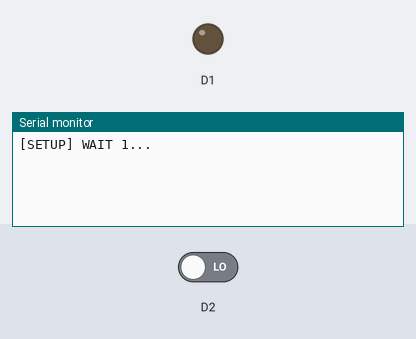
This sketch was run on a simulated ESP8266 (NodeMCU). Shown: output pins drawn as LEDs (lit = HIGH), the last lines printed to the serial monitor. Inputs (shaded band) come from the test bench; at power-on: D2 LOW. WiFi joins after 1.5 s; servers stay silent unless stated; uploads are accepted with an empty reply.

Above: at 2.2 s.
2.3 s: D2 driven HIGH
At 3.5 s:
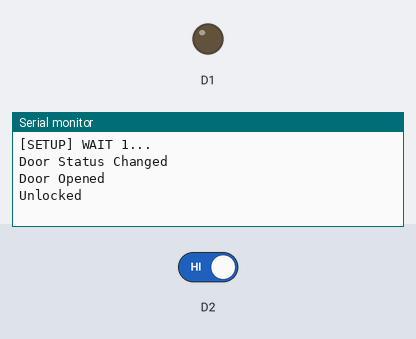
3.8 s: D2 driven LOW
At 4.9 s:
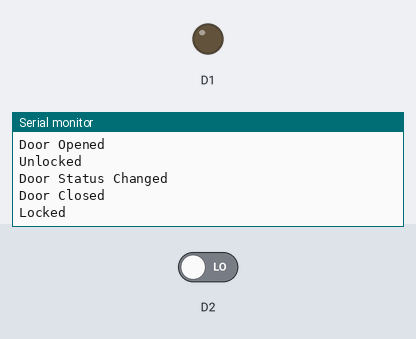

The sketch:

ESP_backend.ino
```cpp
#include <Arduino.h>

#include <ESP8266WiFi.h>
#include <ESP8266WiFiMulti.h>

#include <ESP8266HTTPClient.h>

#include <WiFiClientSecureBearSSL.h>


// To be fixed
const uint8_t fingerprint[20] = {0x5B,0x43,0x14,0x8B,0x45,0xF8,0xC7,0x4F,0xD6,0xCC,0x4A,0xC9,0xB4,0xFB,0x64,0x4B,0x8D,0x7C,0x1E,0x44};
ESP8266WiFiMulti WiFiMulti;
String status = String("Locked");


ICACHE_RAM_ATTR void DetectDoor()
{
  Serial.println("Door Status Changed");
  if(digitalRead(D2) == 1)
  {
    Serial.println("Door Opened");
    status = "Unlocked";
  }
  else if(digitalRead(D2) == 0)
  {
    Serial.println("Door Closed");
    status = "Locked";
  }
}

void setup() {

  pinMode(D1, OUTPUT);
  pinMode(D3, OUTPUT);
  pinMode(D3,INPUT);
  Serial.begin(115200);

  Serial.println();
  Serial.println();
  Serial.println();

  for (uint8_t t = 1; t > 0; t--) {
    Serial.printf("[SETUP] WAIT %d...\n", t);
    Serial.flush();
    delay(1000);
  }

  WiFi.mode(WIFI_STA);

  // Edit Wifi Creds
  WiFiMulti.addAP("ZainFiber-2.4G-U9c4", "F2n9yTy9");

  attachInterrupt(digitalPinToInterrupt(D2), DetectDoor, CHANGE);
}

void loop() {
  // wait for WiFi connection
  if ((WiFiMulti.run() == WL_CONNECTED)) {

    std::unique_ptr<BearSSL::WiFiClientSecure>client(new BearSSL::WiFiClientSecure);

    client->setFingerprint(fingerprint);
    // Or, if you happy to ignore the SSL certificate, then use the following line instead:
    // client->setInsecure();

    HTTPClient https;

    // Edit this URL
    if (https.begin(*client, "https://project.silvercryptor.xyz/api/connect")) {  // HTTPS

      https.addHeader("Content-Type", "application/json");
      // Calculate length based on door status
      //String payload = String("{\"status\":") + String("\"") + status + String("\"}");
      String payload = "{\"status\":";
      payload.concat("\"");
      payload.concat(status);
      payload.concat("\"}");
      https.addHeader("Content-Length", String(payload.length()));
      // start connection and send HTTP header
      int httpCode = https.POST(payload);

      // httpCode will be negative on error
      if (httpCode > 0) {
        // HTTP header has been send and Server response header has been handled

        // file found at server
        //if (httpCode == HTTP_CODE_OK || httpCode == HTTP_CODE_MOVED_PERMANENTLY)
        if(1){
          String command = https.getString();
          Serial.println(command);
          // DynamicJsonDocument doc(1024);
          // DeserializationError error = deserializeJson(doc, input);
          // if (error) {
          //   Serial.print(F("deserializeJson() failed: "));
          //   Serial.println(error.f_str());
          // }
          //const char* command = doc["command"];

          if(command.charAt(12) == 'U')
          {
            status = "Unlocked";

            digitalWrite(D1,1);
            digitalWrite(D1,0);
          }
          if(command.charAt(12) == 'L')
          {
            status = "Locked";
            digitalWrite(D2,0);
            digitalWrite(D1,1);
            digitalWrite(D1,0);
          }
          Serial.println(status);
        }
      } else {
        Serial.printf("[HTTPS] GET... failed, error: %s\n", https.errorToString(httpCode).c_str());
      }

      https.end();
    } else {
      Serial.printf("[HTTPS] Unable to connect\n");
    }
  }
  delay(1000);
}
```

Measured:
- after the input at 2.3 s, the serial monitor: prints a new line at once (image 1)
- after the input at 3.8 s, the serial monitor: prints a new line at once (image 2)
